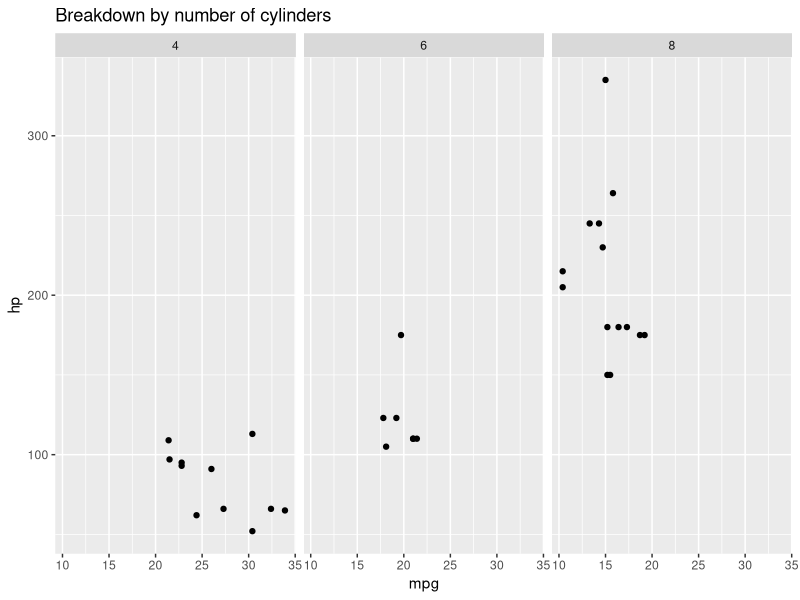
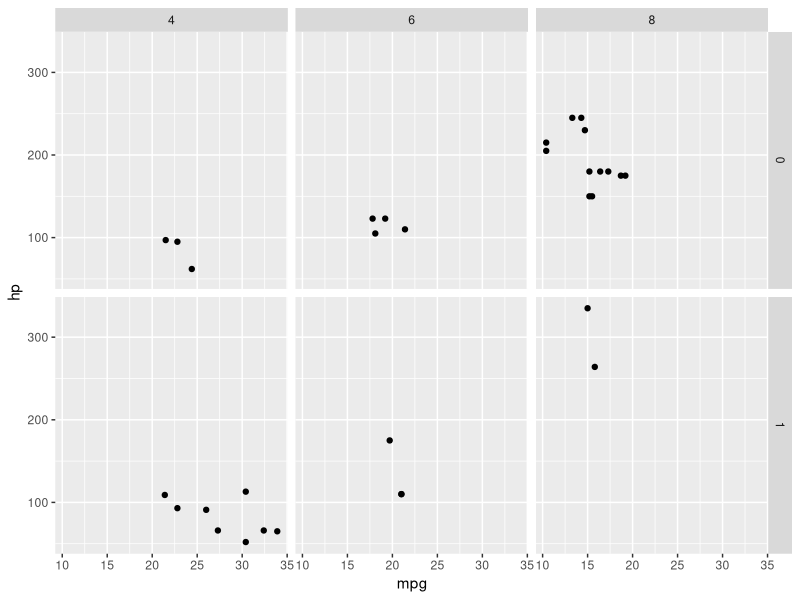
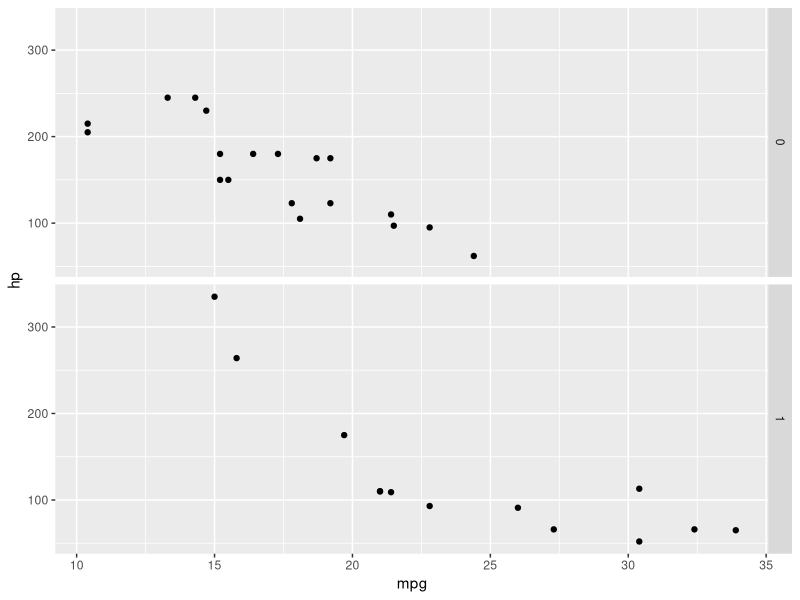
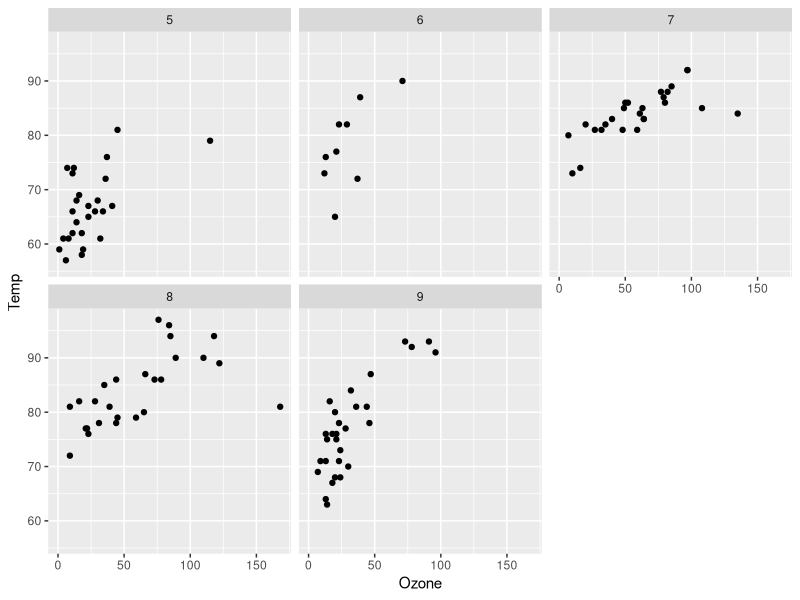
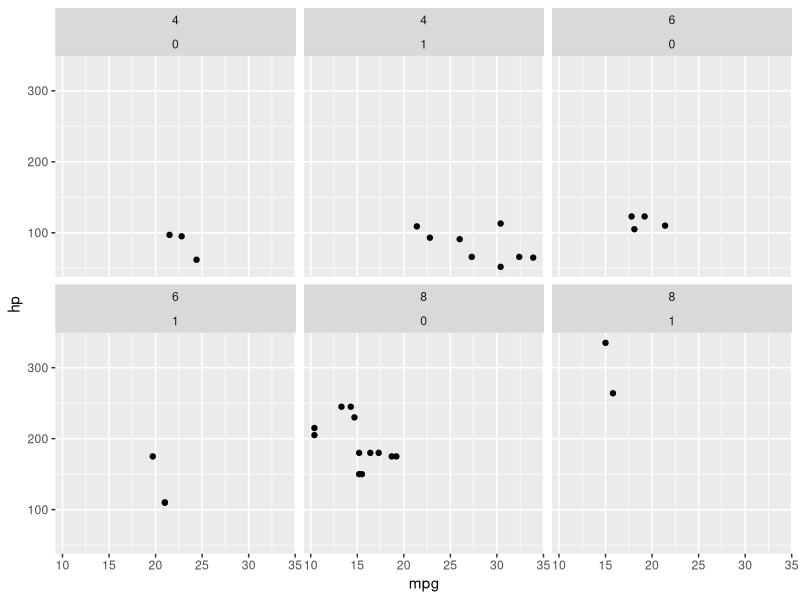

These charts were generated, in order, by the following R code:
## ---- chunk 1
knitr::opts_knit$set(root.dir = '../../../../')
knitr::opts_chunk$set(
  collapse = TRUE,
  comment = "#>",
  fig.path = "figs/",
  fig.height = 3,
  fig.width = 3,
  fig.align = "center"
)
## ---- chunk 2
library(ggplot2)
ggplot(mtcars, aes(x = mpg, y = hp)) +
  geom_point() +
  facet_wrap(~ cyl) +
  ggtitle("Breakdown by number of cylinders")
## ---- chunk 3
ggplot(mtcars, aes(x = mpg, y = hp)) + geom_point() +
  facet_grid(am ~ cyl)
## ---- chunk 4
ggplot(mtcars, aes(x = mpg, y = hp)) + geom_point() +
  facet_grid(am ~ .)
## ---- chunk 5
ggplot(airquality, aes(x = Ozone, y = Temp)) + geom_point() +
  facet_wrap(~ Month)
## ---- chunk 6
ggplot(mtcars, aes(x = mpg, y = hp)) + geom_point() +
  facet_wrap(~ cyl + am)
